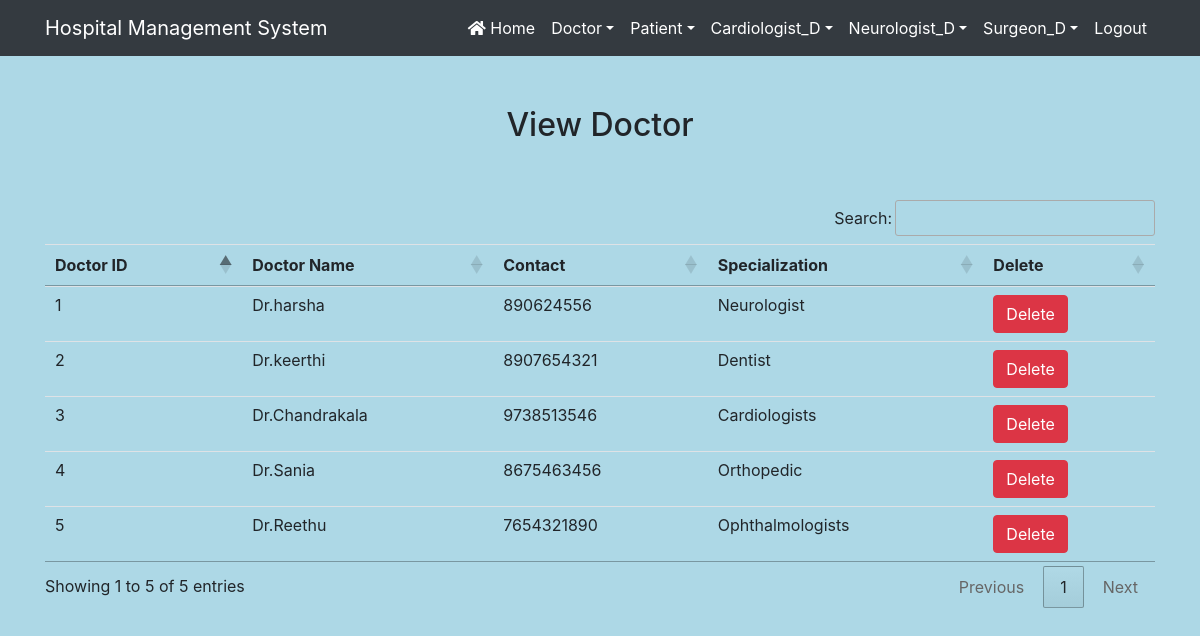
/view_doctor/ (signed in), run on the app's committed database.
### hospital/models.py (models this page shows, shortened)
class Doctor(models.Model):
	name=models.CharField(max_length=50)
	mobile=models.IntegerField()
	special=models.CharField(max_length=50)

### hospital/views.py (the view)
# urls.py: path('view_doctor/', View_Doctor,name='view_doctor'),
def View_Doctor(request):
	if not request.user.is_staff:
		return redirect('login')
	doc = Doctor.objects.all()
	d = {'doc':doc}
	return render(request,'view_doctor.html',d)

### hospital/templates/view_doctor.html
{% extends 'navigationbar.html' %}
{% load static %}
{% block body %}
<div class="container" style = "margin-top:50px">
	<body style="background-color: lightblue;">
<h2 class="text-center">View Doctor</h2>
<br><br>
<table class="table table-hover" id="example">
	<thead>
		<tr>
			<th>Doctor ID</th>
			<th>Doctor Name</th>
			<th>Contact</th>
			<th>Specialization</th>
			<th>Delete</th>
		</tr>
	</thead>
	<tbody>
	{% for i in doc %}
	<tr>
		<td>{{i.id}}</td>
		<td>{{i.name}}</td>
		<td>{{i.mobile}}</td>
		<td>{{i.special}}</td>
		<td><a href="{% url 'delete_doctor' i.id %}" onclick="return confirm('Are u sure really want to delete the record?')" class="btn btn-danger">Delete</a></td>
	</tr>
	{% endfor %}
	</tbody>
</table>
</div>
</body>
{% endblock %}

### hospital/templates/navigationbar.html (shortened to what this page needs)
<html>
<head>
	{% load static %}
  <link rel="stylesheet" href="https://maxcdn.bootstrapcdn.com/bootstrap/4.3.1/css/bootstrap.min.css">
  <link rel="stylesheet" href="https://use.fontawesome.com/releases/v5.6.3/css/all.css">
  <link rel="stylesheet" type ="text/css" href="{% static 'css/mystyle.css' %}">
<link rel="stylesheet" href="https://cdn.datatables.net/1.11.3/css/jquery.dataTables.min.css">
<link rel="stylesheet" href="https://cdn.datatables.net/buttons/2.0.1/css/buttons.dataTables.min.css">
</head>
<nav class="navbar navbar-expand-sm bg-dark navbar-dark">
	<div class="container">
<a class="navbar-brand" href="#">Hospital Management System</a>
	<div class="collapse navbar-collapse" id="myMenu">
		<ul class="navbar-nav text-center ml-auto">
			{% if request.user.is_staff %}
			<li class="nav-item"><a class="nav-link" href="{% url 'home' %}"><i class="fas fa-home"></i> Home</a></li>
			<li class="nav-item dropdown"><a class="nav-link dropdown-toggle" data-toggle="dropdown" href="#">Doctor</a>
			</li>
			<li class="nav-item dropdown"><a class="nav-link dropdown-toggle" data-toggle="dropdown" href="#">Patient</a>
			</li>
			<li class="nav-item dropdown"><a class="nav-link dropdown-toggle" data-toggle="dropdown" href="#">Cardiologist_D</a>
			</li>
			<li class="nav-item dropdown"><a class="nav-link dropdown-toggle" data-toggle="dropdown" href="#">Neurologist_D</a>
			</li>
			<li class="nav-item dropdown"><a class="nav-link dropdown-toggle" data-toggle="dropdown" href="#">Surgeon_D</a>
			</li>
			<li class="nav-item"><a class="nav-link" href="{% url 'logout' %}">Logout</a></li>
			{% endif %}
			</ul>
	</div>
</div>
</nav>
{% block body %}
{% endblock %}
</html>

### hospital/static/css/mystyle.css (style rules this page uses)
.nav-link { color: white !important; }
.nav-item { color: purple; }

### data on the page
Doctor: id "1", name "Dr.harsha", mobile "890624556", special "Neurologist"
Doctor: id "2", name "Dr.keerthi", mobile "8907654321", special "Dentist"
Doctor: id "3", name "Dr.Chandrakala", mobile "9738513546", special "Cardiologists"
Doctor: id "4", name "Dr.Sania", mobile "8675463456", special "Orthopedic"
Doctor: id "5", name "Dr.Reethu", mobile "7654321890", special "Ophthalmologists"
